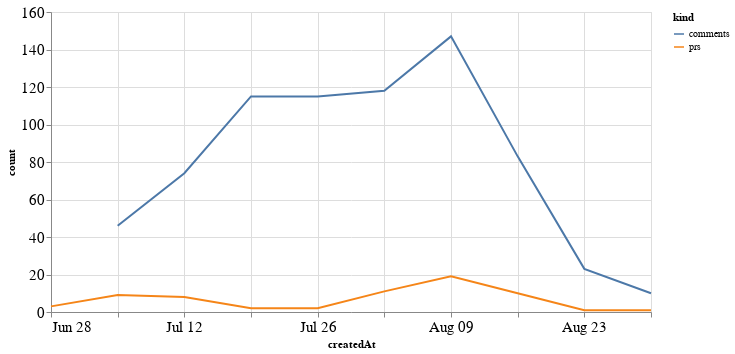

Notebook cell for this chart:
### Code cell
alt.Chart(total_time, width=600).mark_line().encode(
    x='createdAt',
    y='count',
    color='kind'
)

### Figure 1 — Vega-Lite specification as saved in the notebook (floating-point values rounded to 4 significant figures)
{"config": {"axisLeft": {"labelFontSize": 15}, "axisBottom": {"labelFontSize": 15}}, "data": {"name": "data-b515f6d0e91314040e8ee253e534b618"}, "mark": "line", "encoding": {"color": {"type": "nominal", "field": "kind"}, "x": {"type": "temporal", "field": "createdAt"}, "y": {"type": "quantitative", "field": "count"}}, "width": 600, "$schema": "https://vega.github.io/schema/vega-lite/v4.8.1.json", "datasets": {"data-b515f6d0e91314040e8ee253e534b618": [{"createdAt": "2020-06-28T00:00:00", "kind": "prs", "count": 3.0}, {"createdAt": "2020-07-05T00:00:00", "kind": "prs", "count": 9.0}, {"createdAt": "2020-07-12T00:00:00", "kind": "prs", "count": 8.0}, {"createdAt": "2020-07-19T00:00:00", "kind": "prs", "count": 2.0}, {"createdAt": "2020-07-26T00:00:00", "kind": "prs", "count": 2.0}, {"createdAt": "2020-08-02T00:00:00", "kind": "prs", "count": 11.0}, {"createdAt": "2020-08-09T00:00:00", "kind": "prs", "count": 19.0}, {"createdAt": "2020-08-16T00:00:00", "kind": "prs", "count": 10.0}, {"createdAt": "2020-08-23T00:00:00", "kind": "prs", "count": 1.0}, {"createdAt": "2020-08-30T00:00:00", "kind": "prs", "count": 1.0}, {"createdAt": "2020-06-28T00:00:00", "kind": "comments", "count": null}, {"createdAt": "2020-07-05T00:00:00", "kind": "comments", "count": 46.0}, {"createdAt": "2020-07-12T00:00:00", "kind": "comments", "count": 74.0}, {"createdAt": "2020-07-19T00:00:00", "kind": "comments", "count": 115.0}, {"createdAt": "2020-07-26T00:00:00", "kind": "comments", "count": 115.0}, {"createdAt": "2020-08-02T00:00:00", "kind": "comments", "count": 118.0}, {"createdAt": "2020-08-09T00:00:00", "kind": "comments", "count": 147.0}, {"createdAt": "2020-08-16T00:00:00", "kind": "comments", "count": 83.0}, {"createdAt": "2020-08-23T00:00:00", "kind": "comments", "count": 23.0}, {"createdAt": "2020-08-30T00:00:00", "kind": "comments", "count": 10.0}]}}
